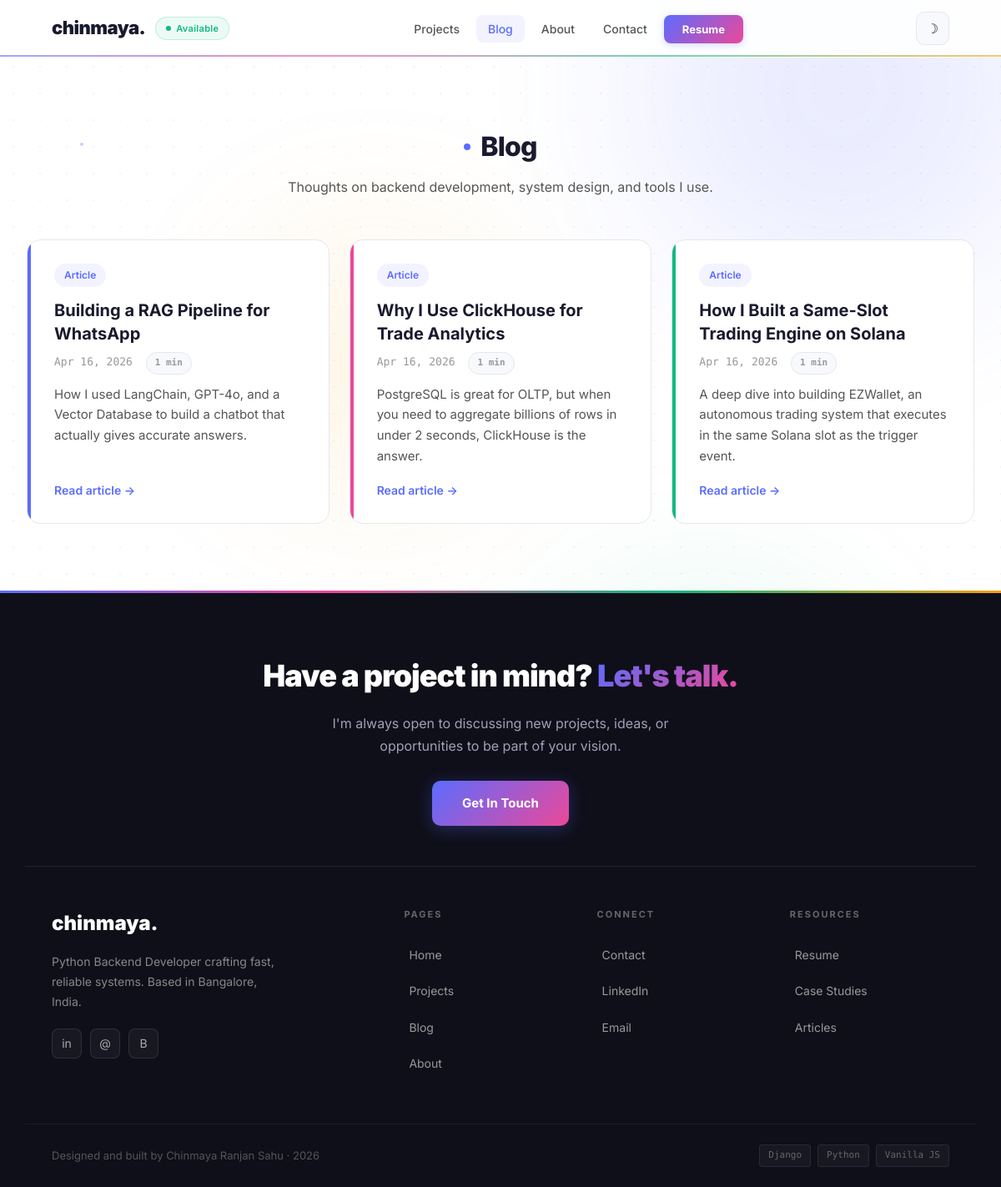
Screenshot of /blog/ with the database file from the repository.
### blog/models.py (models this page shows, shortened)
class Post(models.Model):
    title = models.CharField(max_length=200)
    slug = models.SlugField(unique=True, blank=True)
    excerpt = models.CharField(max_length=400, blank=True)
    content = models.TextField(help_text="Write in Markdown")
    published = models.BooleanField(default=True)
    created = models.DateTimeField(auto_now_add=True)
    updated = models.DateTimeField(auto_now=True)
    class Meta:
        ordering = ['-created']
    def reading_time(self):
        words = len(self.content.split())
        return max(1, round(words / 200))

### blog/views.py (the view)
# urls.py: path('blog/', blog_views.post_list, name='blog_list'),
def post_list(request):
    posts = Post.objects.filter(published=True)
    return render(request, 'blog/list.html', {'posts': posts})

### templates/blog/list.html (shortened to what this page needs)
{% extends 'base/layout.html' %}
{% block content %}
<section class="section">
  <div class="section-inner">
    <div class="section-header">
      <h2>Blog</h2>
      <p>Thoughts on backend development, system design, and tools I use.</p>
    </div>
    {% if posts %}
    <div class="post-grid stagger-children reveal">
      {% for post in posts %}
      <a href="{% url 'blog_detail' post.slug %}" class="post-card">
        <div class="post-card-tag">Article</div>
        <h3>{{ post.title }}</h3>
        <p class="post-meta">{{ post.created|date:"M d, Y" }} <span class="reading-time-badge">{{ post.reading_time }} min</span></p>
        {% if post.excerpt %}<p class="post-excerpt">{{ post.excerpt }}</p>{% endif %}
        <span class="read-more">Read article &rarr;</span>
      </a>
      {% endfor %}
    </div>
    {% else %}
    <div class="empty">
      <span class="empty-icon">&#9997;</span>
      <p>Blog posts coming soon. Stay tuned.</p>
    </div>
    {% endif %}
  </div>
</section>
{% endblock %}

### templates/base/layout.html (shortened to what this page needs)
{% load static %}
<!DOCTYPE html>
<html lang="en" data-theme="light">
<head>
  <link rel="stylesheet" href="{% static 'css/style.css' %}" />
</head>
<body>
  <div class="bg-animation">
    <div class="blob blob-1"></div>
  </div>
  <div class="particles">
    <div class="particle"></div>
  </div>
  <nav class="navbar">
    <div class="nav-inner">
      <div class="nav-brand">
        <a href="{% url 'home' %}" class="nav-name">chinmaya.</a>
        <span class="nav-status"><span class="nav-status-dot"></span>Available</span>
      </div>
      <ul class="nav-links" id="nav-links">
        <li><a href="{% url 'project_list' %}" {% if request.resolver_match.url_name == 'project_list' or request.resolver_match.url_name == 'project_detail' %}class="active"{% endif %}>Projects</a></li>
        <li><a href="{% url 'blog_list' %}" {% if request.resolver_match.url_name == 'blog_list' or request.resolver_match.url_name == 'blog_detail' %}class="active"{% endif %}>Blog</a></li>
        <li><a href="{% url 'about' %}" {% if request.resolver_match.url_name == 'about' %}class="active"{% endif %}>About</a></li>
        <li><a href="{% url 'contact' %}" {% if request.resolver_match.url_name == 'contact' %}class="active"{% endif %}>Contact</a></li>
        <li><a href="{% static 'portfolio/Chinmaya_Ranjan_Sahu_Resume.pdf' %}" download class="nav-resume">Resume</a></li>
      </ul>
      <div class="nav-actions">
        <button class="theme-btn" id="theme-btn" aria-label="Toggle theme"></button>
      </div>
    </div>
  </nav>
  <main>
    {% block content %}{% endblock %}
  </main>
  <footer class="footer">
    <div class="footer-cta">
      <h3>Have a project in mind? <span class="footer-cta-gradient">Let's talk.</span></h3>
      <p>I'm always open to discussing new projects, ideas, or opportunities to be part of your vision.</p>
      <a href="{% url 'contact' %}" class="btn">Get In Touch</a>
    </div>
    <div class="footer-main">
      <div class="footer-brand">
        <span class="footer-logo">chinmaya.</span>
        <p>Python Backend Developer crafting fast, reliable systems. Based in Bangalore, India.</p>
        <div class="footer-social">
          <a href="https://linkedin.com/in/chinmaya-984525243" target="_blank" class="footer-social-link" title="LinkedIn">in</a>
          <a href="mailto:Chinmayaranjansahu262@gmail.com" class="footer-social-link" title="Email">@</a>
          <a href="{% url 'blog_list' %}" class="footer-social-link" title="Blog">B</a>
        </div>
      </div>
      <div class="footer-col">
        <h5>Pages</h5>
        <ul>
          <li><a href="{% url 'home' %}">Home</a></li>
          <li><a href="{% url 'project_list' %}">Projects</a></li>
          <li><a href="{% url 'blog_list' %}">Blog</a></li>
          <li><a href="{% url 'about' %}">About</a></li>
        </ul>
      </div>
      <div class="footer-col">
        <h5>Connect</h5>
        <ul>
          <li><a href="{% url 'contact' %}">Contact</a></li>
          <li><a href="https://linkedin.com/in/chinmaya-984525243" target="_blank">LinkedIn</a></li>
          <li><a href="mailto:Chinmayaranjansahu262@gmail.com">Email</a></li>
        </ul>
      </div>
      <div class="footer-col">
        <h5>Resources</h5>
        <ul>
          <li><a href="{% static 'portfolio/Chinmaya_Ranjan_Sahu_Resume.pdf' %}" download>Resume</a></li>
          <li><a href="{% url 'project_list' %}">Case Studies</a></li>
          <li><a href="{% url 'blog_list' %}">Articles</a></li>
        </ul>
      </div>
    </div>
    <div class="footer-bottom">
      <p>Designed and built by Chinmaya Ranjan Sahu &middot; 2026</p>
      <div class="footer-tech">
        <span class="footer-tech-badge">Django</span>
        <span class="footer-tech-badge">Python</span>
        <span class="footer-tech-badge">Vanilla JS</span>
      </div>
    </div>
  </footer>
</body>
</html>

### rows the page displays
Post: title "Building a RAG Pipeline for WhatsApp", created "Apr 16, 2026", reading_time "1", excerpt "How I used LangChain, GPT-4o, and a Vector Database to build a chatbot that actually gives accurate answers."
Post: title "Why I Use ClickHouse for Trade Analytics", created "Apr 16, 2026", reading_time "1", excerpt "PostgreSQL is great for OLTP, but when you need to aggregate billions of rows in under 2 seconds, ClickHouse is the answer."
Post: title "How I Built a Same-Slot Trading Engine on Solana", created "Apr 16, 2026", reading_time "1", excerpt "A deep dive into building EZWallet, an autonomous trading system that executes in the same Solana slot as the trigger event."
